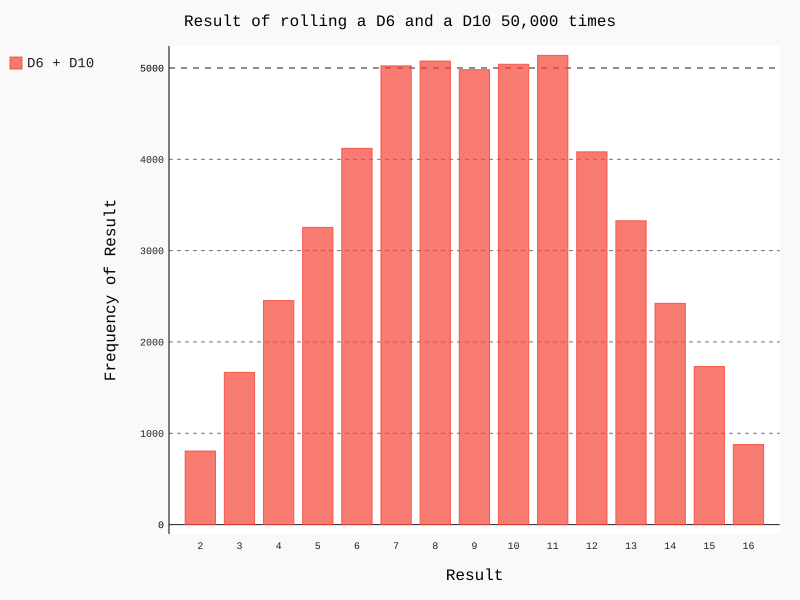

Recreate this plot in Python.
from chapter15.die import Die
import pygal

die1 = Die()
die2 = Die(10)

# 投掷骰子多次，并将结果存储在一个列表中
results = []
for roll_num in range(50000):
    result = die1.roll() + die2.roll()
    results.append(result)
# 分析结果
max_result = die1.num_sides + die2.num_sides
frequencies = []
for value in range(2, max_result + 1):
    frequency = results.count(value)
    frequencies.append(frequency)

# 数据可视化
hist = pygal.Bar()
hist.title = "Result of rolling a D6 and a D10 50,000 times"
hist.x_labels = [str(number) for number in range(2, max_result + 1)]
hist.x_title = "Result"
hist.y_title = "Frequency of Result"
hist.add("D6 + D10", frequencies)
hist.render_to_file("different_dice.svg")
